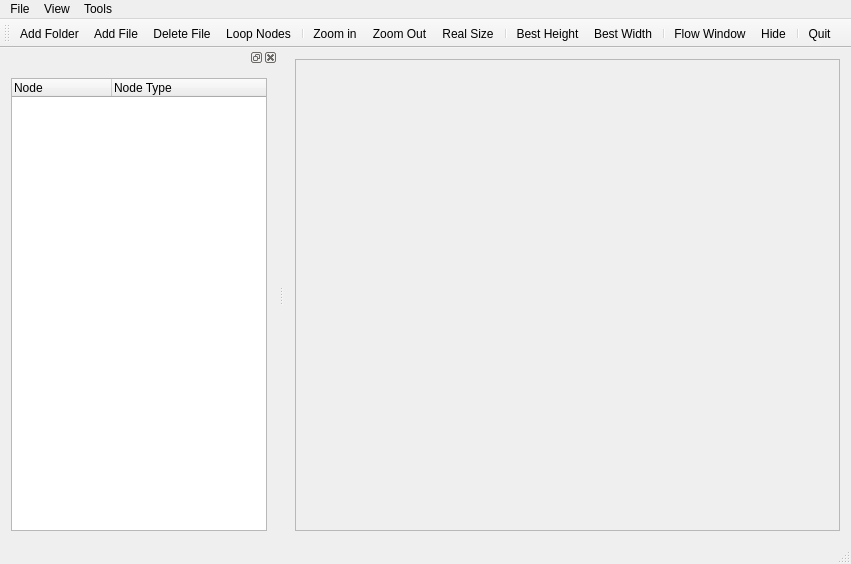
<?xml version="1.0" encoding="UTF-8"?>
<ui version="4.0">
 <class>ExQTreeWidget</class>
 <widget class="QMainWindow" name="ExQTreeWidget">
  <property name="geometry">
   <rect>
    <x>0</x>
    <y>0</y>
    <width>851</width>
    <height>564</height>
   </rect>
  </property>
  <property name="windowTitle">
   <string>ExQTreeWidget</string>
  </property>
  <widget class="QWidget" name="centralWidget">
   <layout class="QHBoxLayout" name="horizontalLayout_3">
    <item>
     <widget class="QScrollArea" name="scrollArea">
      <property name="widgetResizable">
       <bool>true</bool>
      </property>
      <widget class="QWidget" name="scrollAreaWidgetContents">
       <property name="geometry">
        <rect>
         <x>0</x>
         <y>0</y>
         <width>556</width>
         <height>444</height>
        </rect>
       </property>
       <layout class="QHBoxLayout" name="horizontalLayout_2">
        <item>
         <widget class="QLabel" name="labDisplay">
          <property name="text">
           <string/>
          </property>
          <property name="alignment">
           <set>Qt::AlignCenter</set>
          </property>
         </widget>
        </item>
       </layout>
      </widget>
     </widget>
    </item>
   </layout>
  </widget>
  <widget class="QMenuBar" name="menuBar">
   <property name="geometry">
    <rect>
     <x>0</x>
     <y>0</y>
     <width>851</width>
     <height>21</height>
    </rect>
   </property>
   <widget class="QMenu" name="menu">
    <property name="title">
     <string>File</string>
    </property>
    <addaction name="actAddFolder"/>
    <addaction name="actAddFile"/>
    <addaction name="separator"/>
    <addaction name="actDeleFile"/>
    <addaction name="actScanItems"/>
   </widget>
   <widget class="QMenu" name="menu_2">
    <property name="title">
     <string>View</string>
    </property>
    <addaction name="actAmplification"/>
    <addaction name="actShrink"/>
    <addaction name="actZoomRealSize"/>
    <addaction name="separator"/>
    <addaction name="actAdaptiveHeight"/>
    <addaction name="actAdaptiveWidth"/>
   </widget>
   <widget class="QMenu" name="menu_3">
    <property name="title">
     <string>Tools</string>
    </property>
    <addaction name="actDockFloating"/>
    <addaction name="actDockVisible"/>
    <addaction name="separator"/>
    <addaction name="actQiut"/>
   </widget>
   <addaction name="menu"/>
   <addaction name="menu_2"/>
   <addaction name="menu_3"/>
  </widget>
  <widget class="QToolBar" name="mainToolBar">
   <property name="enabled">
    <bool>true</bool>
   </property>
   <property name="toolButtonStyle">
    <enum>Qt::ToolButtonTextUnderIcon</enum>
   </property>
   <attribute name="toolBarArea">
    <enum>TopToolBarArea</enum>
   </attribute>
   <attribute name="toolBarBreak">
    <bool>false</bool>
   </attribute>
   <addaction name="actAddFolder"/>
   <addaction name="actAddFile"/>
   <addaction name="actDeleFile"/>
   <addaction name="actScanItems"/>
   <addaction name="separator"/>
   <addaction name="actAmplification"/>
   <addaction name="actShrink"/>
   <addaction name="actZoomRealSize"/>
   <addaction name="separator"/>
   <addaction name="actAdaptiveHeight"/>
   <addaction name="actAdaptiveWidth"/>
   <addaction name="separator"/>
   <addaction name="actDockFloating"/>
   <addaction name="actDockVisible"/>
   <addaction name="separator"/>
   <addaction name="actQiut"/>
  </widget>
  <widget class="QStatusBar" name="statusBar"/>
  <widget class="QDockWidget" name="dockWidget">
   <attribute name="dockWidgetArea">
    <number>1</number>
   </attribute>
   <widget class="QWidget" name="dockWidgetContents">
    <layout class="QHBoxLayout" name="horizontalLayout">
     <item>
      <widget class="QTreeWidget" name="treeFiles">
       <column>
        <property name="text">
         <string>Node</string>
        </property>
       </column>
       <column>
        <property name="text">
         <string>Node Type</string>
        </property>
       </column>
      </widget>
     </item>
    </layout>
   </widget>
  </widget>
  <action name="actAddFolder">
   <property name="icon">
    <iconset resource="resources.qrc">
     <normaloff>:/image/Image001.jpg</normaloff>:/image/Image001.jpg</iconset>
   </property>
   <property name="text">
    <string>Add Folder</string>
   </property>
   <property name="toolTip">
    <string>Add Folder</string>
   </property>
  </action>
  <action name="actAddFile">
   <property name="icon">
    <iconset resource="resources.qrc">
     <normaloff>:/image/Image007.jpg</normaloff>:/image/Image007.jpg</iconset>
   </property>
   <property name="text">
    <string>Add File</string>
   </property>
   <property name="toolTip">
    <string>Add File</string>
   </property>
  </action>
  <action name="actDeleFile">
   <property name="icon">
    <iconset resource="resources.qrc">
     <normaloff>:/image/Image005.jpg</normaloff>:/image/Image005.jpg</iconset>
   </property>
   <property name="text">
    <string>Delete File</string>
   </property>
   <property name="toolTip">
    <string>Delete File</string>
   </property>
   <property name="shortcut">
    <string>Del</string>
   </property>
  </action>
  <action name="actScanItems">
   <property name="icon">
    <iconset>
     <normaloff>image/Image008.jpg</normaloff>image/Image008.jpg</iconset>
   </property>
   <property name="text">
    <string>Loop Nodes</string>
   </property>
   <property name="toolTip">
    <string>Loop Nodes</string>
   </property>
  </action>
  <action name="actAmplification">
   <property name="icon">
    <iconset resource="resources.qrc">
     <normaloff>:/image/Image012.jpg</normaloff>:/image/Image012.jpg</iconset>
   </property>
   <property name="text">
    <string>Zoom in</string>
   </property>
   <property name="toolTip">
    <string>Zoom in</string>
   </property>
  </action>
  <action name="actShrink">
   <property name="icon">
    <iconset resource="resources.qrc">
     <normaloff>:/image/Image011.jpg</normaloff>:/image/Image011.jpg</iconset>
   </property>
   <property name="text">
    <string>Zoom Out</string>
   </property>
   <property name="toolTip">
    <string>Zoom Out Picture</string>
   </property>
  </action>
  <action name="actZoomRealSize">
   <property name="icon">
    <iconset resource="resources.qrc">
     <normaloff>:/image/Image002.jpg</normaloff>:/image/Image002.jpg</iconset>
   </property>
   <property name="text">
    <string>Real Size</string>
   </property>
   <property name="toolTip">
    <string>Use the real size</string>
   </property>
  </action>
  <action name="actAdaptiveHeight">
   <property name="icon">
    <iconset resource="resources.qrc">
     <normaloff>:/image/Image009.jpg</normaloff>:/image/Image009.jpg</iconset>
   </property>
   <property name="text">
    <string>Best Height</string>
   </property>
   <property name="toolTip">
    <string>Zoom to Best Height</string>
   </property>
  </action>
  <action name="actAdaptiveWidth">
   <property name="icon">
    <iconset resource="resources.qrc">
     <normaloff>:/image/Image010.jpg</normaloff>:/image/Image010.jpg</iconset>
   </property>
   <property name="text">
    <string>Best Width</string>
   </property>
   <property name="toolTip">
    <string>Zoom to Best Width</string>
   </property>
  </action>
  <action name="actDockFloating">
   <property name="checkable">
    <bool>true</bool>
   </property>
   <property name="icon">
    <iconset resource="resources.qrc">
     <normaloff>:/image/Image015.jpg</normaloff>:/image/Image015.jpg</iconset>
   </property>
   <property name="text">
    <string>Flow Window</string>
   </property>
   <property name="toolTip">
    <string>Close/Open Flow Window</string>
   </property>
  </action>
  <action name="actDockVisible">
   <property name="checkable">
    <bool>true</bool>
   </property>
   <property name="icon">
    <iconset resource="resources.qrc">
     <normaloff>:/image/Image003.jpg</normaloff>:/image/Image003.jpg</iconset>
   </property>
   <property name="text">
    <string>Hide</string>
   </property>
   <property name="toolTip">
    <string>Hide Window</string>
   </property>
  </action>
  <action name="actQiut">
   <property name="icon">
    <iconset resource="resources.qrc">
     <normaloff>:/image/Image004.jpg</normaloff>:/image/Image004.jpg</iconset>
   </property>
   <property name="text">
    <string>Quit</string>
   </property>
   <property name="toolTip">
    <string>Quit</string>
   </property>
  </action>
 </widget>
 <layoutdefault spacing="6" margin="11"/>
 <resources>
  <include location="resources.qrc"/>
 </resources>
 <connections/>
</ui>
